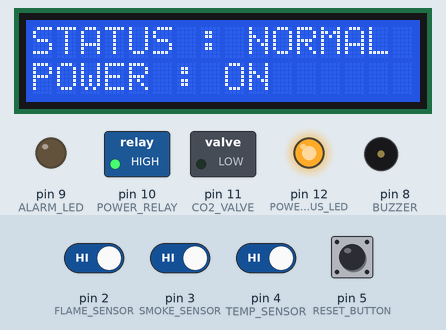
A sketch run on a simulated Arduino Uno, built with avr-gcc and run on an emulated ATmega328P. Shown: 16×2 character LCD, switched loads named in the sketch (green lamp = pin HIGH), output pins drawn as LEDs (lit = HIGH), buzzer (waves = sounding, pin HIGH). The test bench sets the inputs (shaded band); at power-on: pin 2 (FLAME_SENSOR), pin 3 (SMOKE_SENSOR), pin 4 (TEMP_SENSOR), pin 5 (RESET_BUTTON) HIGH. Random numbers use the default seed unless the sketch sets one.

Above: at 1.2 s.
1.3 s: pin 2 (FLAME_SENSOR) driven LOW
At 2.13 s:
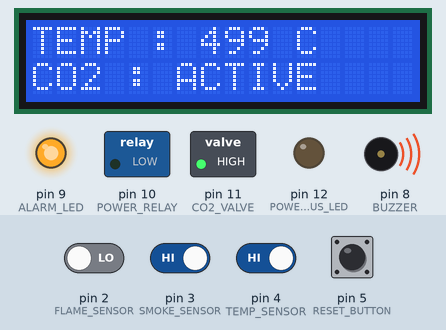
4.3 s: pin 5 (RESET_BUTTON) pulled LOW for 0.75 s
At 5.1 s:
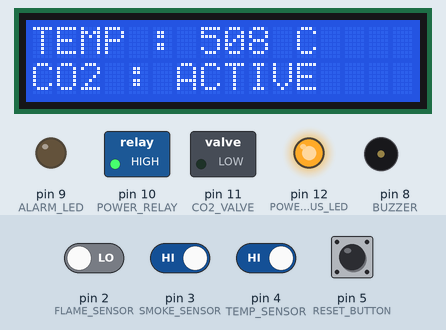
6.5 s: pin 5 (RESET_BUTTON) pulled LOW for 1 s
At 8.9 s:
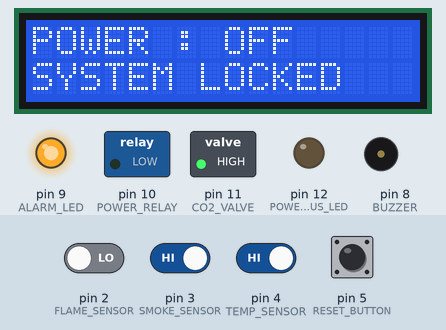
9.0 s: pin 5 (RESET_BUTTON) pulled LOW for 0.75 s
At 9.8 s:
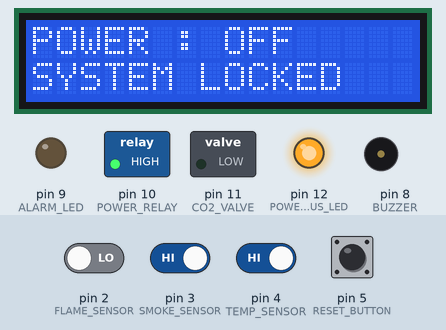
11.2 s: pin 2 (FLAME_SENSOR) driven HIGH and pin 3 (SMOKE_SENSOR) driven LOW
14.4 s: pin 5 (RESET_BUTTON) pulled LOW for 0.75 s
At 15.2 s:
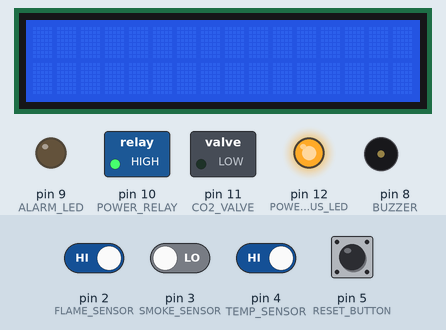
Timing chart, 0 to 17.6 s (numbered marks = the images above; inputs shaded):
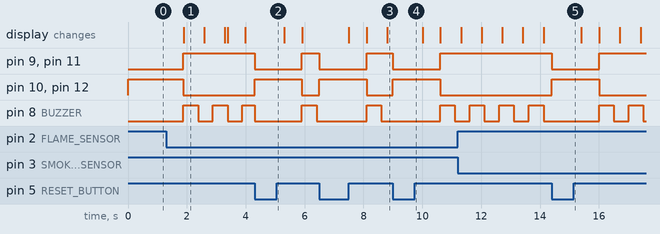

The sketch:

Smart_Fire_and_Safety_Monitoring_System.ino
```cpp
#include <LiquidCrystal.h>

// ================== PIN DEFINITIONS ==================
const int FLAME_SENSOR = 2;
const int SMOKE_SENSOR = 3;
const int TEMP_SENSOR = 4;
const int RESET_BUTTON = 5;

const int BUZZER = 8;
const int ALARM_LED = 9;
const int POWER_RELAY = 10;
const int CO2_VALVE = 11;
const int POWER_STATUS_LED = 12;

// LCD (RS, E, D4, D5, D6, D7)
LiquidCrystal lcd(6, 7, A0, A1, A2, A3);

// ================== SYSTEM STATES ==================
bool flameDetected = false;
bool smokeDetected = false;
bool tempHigh = false;
bool hazardActive = false;
bool systemLocked = false;

// ================== LCD CONTROL ==================
unsigned long lastScreenChange = 0;
unsigned long lastBlinkTime = 0;
unsigned long lastTempUpdate = 0;

bool blinkState = true;
int screen = 0;
int simulatedTemp = 500;

// ================== SETUP ==================
void setup() {
Serial.begin(9600);

pinMode(FLAME_SENSOR, INPUT_PULLUP);
pinMode(SMOKE_SENSOR, INPUT_PULLUP);
pinMode(TEMP_SENSOR, INPUT_PULLUP);
pinMode(RESET_BUTTON, INPUT_PULLUP);

pinMode(BUZZER, OUTPUT);
pinMode(ALARM_LED, OUTPUT);
pinMode(POWER_RELAY, OUTPUT);
pinMode(CO2_VALVE, OUTPUT);
pinMode(POWER_STATUS_LED, OUTPUT);

digitalWrite(POWER_RELAY, HIGH);
digitalWrite(POWER_STATUS_LED, HIGH);

lcd.begin(16, 2);
randomSeed(analogRead(0));
}

// ================== LOOP ==================
void loop() {
flameDetected = (digitalRead(FLAME_SENSOR) == LOW);
smokeDetected = (digitalRead(SMOKE_SENSOR) == LOW);
tempHigh = (digitalRead(TEMP_SENSOR) == LOW);

hazardActive = flameDetected || smokeDetected || tempHigh;

if (hazardActive && !systemLocked) {
activateEmergency();
}

if (systemLocked) {
emergencyBeep();
checkResetSilently();
}

updateLCD();
}

// ================== EMERGENCY ==================
void activateEmergency() {
systemLocked = true;

digitalWrite(ALARM_LED, HIGH);
digitalWrite(POWER_RELAY, LOW);
digitalWrite(POWER_STATUS_LED, LOW);
digitalWrite(CO2_VALVE, HIGH);
}

// ================== BUZZER ==================
void emergencyBeep() {
static unsigned long lastBeep = 0;
if (millis() - lastBeep > 500) {
digitalWrite(BUZZER, !digitalRead(BUZZER));
lastBeep = millis();
}
}

// ================== RESET (NO DISPLAY HINT) ==================
void checkResetSilently() {
if (digitalRead(RESET_BUTTON) == LOW) {
resetSystem();
delay(1000);
}
}

void resetSystem() {
systemLocked = false;
hazardActive = false;
screen = 0;

digitalWrite(BUZZER, LOW);
digitalWrite(ALARM_LED, LOW);
digitalWrite(CO2_VALVE, LOW);
digitalWrite(POWER_RELAY, HIGH);
digitalWrite(POWER_STATUS_LED, HIGH);
}

// ================== TEMP SIMULATION ==================
int getRandomHighTemp() {
simulatedTemp += random(-15, 20);
if (simulatedTemp < 450) simulatedTemp = 450;
if (simulatedTemp > 650) simulatedTemp = 650;
return simulatedTemp;
}

// ================== LCD UI ==================
void updateLCD() {

// -------- NORMAL MODE --------
if (!systemLocked) {
lcd.clear();
lcd.setCursor(0,0);
lcd.print("STATUS : NORMAL");
lcd.setCursor(0,1);
lcd.print("POWER : ON");
delay(600);
return;
}

// -------- BLINK CONTROL --------
if (millis() - lastBlinkTime > 500) {
blinkState = !blinkState;
lastBlinkTime = millis();
}

// -------- SCREEN ROTATION --------
if (millis() - lastScreenChange > 700) {
screen++;
if (screen > 2) screen = 0;
lastScreenChange = millis();
lcd.clear();
}

// -------- SCREEN 0 : HAZARD (BLINK) --------
if (screen == 0) {
if (blinkState) {
lcd.setCursor(0,0);
lcd.print("!! HAZARD !!");

lcd.setCursor(0,1);
lcd.print("    FIRE ");
}
}

// -------- SCREEN 1 : LIVE TEMP --------
else if (screen == 1) {
if (millis() - lastTempUpdate > 1000) {
simulatedTemp = getRandomHighTemp();
lastTempUpdate = millis();
}

lcd.setCursor(0,0);
lcd.print("TEMP : ");
lcd.print(simulatedTemp);
lcd.print(" C");

lcd.setCursor(0,1);
lcd.print("CO2 : ACTIVE");
}

// -------- SCREEN 2 : LOCKED --------
else {
lcd.setCursor(0,0);
lcd.print("POWER : OFF");
lcd.setCursor(0,1);
lcd.print("SYSTEM LOCKED");
}
}
```

Measured:
- after the input at 1.3 s, pin 9 (ALARM_LED), pin 11 (CO2_VALVE): LOW → HIGH after 0.58 s; pin 10 (POWER_RELAY), pin 12 (POWER_STATUS_LED): HIGH → LOW after 0.58 s; pin 8 (BUZZER): alternates HIGH for 0.50 s and LOW for 0.50 s, starting after 0.58 s; the display: changes after 0.59 s (image 1)
- after the input at 4.3 s, pin 9 (ALARM_LED), pin 11 (CO2_VALVE): HIGH → LOW at once, → HIGH 1.6 s later; pin 10 (POWER_RELAY), pin 12 (POWER_STATUS_LED): LOW → HIGH at once, → LOW 1.6 s later
- after the input at 6.5 s, pin 9 (ALARM_LED), pin 11 (CO2_VALVE): HIGH → LOW at once, → HIGH 1.6 s later; pin 10 (POWER_RELAY), pin 12 (POWER_STATUS_LED): LOW → HIGH at once, → LOW 1.6 s later
- after the input at 9.0 s, pin 9 (ALARM_LED), pin 11 (CO2_VALVE): HIGH → LOW at once, → HIGH 1.6 s later; pin 10 (POWER_RELAY), pin 12 (POWER_STATUS_LED): LOW → HIGH at once, → LOW 1.6 s later
- after the input at 14.4 s, pin 9 (ALARM_LED), pin 11 (CO2_VALVE): HIGH → LOW at once, → HIGH 1.6 s later; pin 10 (POWER_RELAY), pin 12 (POWER_STATUS_LED): LOW → HIGH at once, → LOW 1.6 s later
- what the display in image 1 shows lasts 0.7 s, from 1.9 s to 2.6 s
